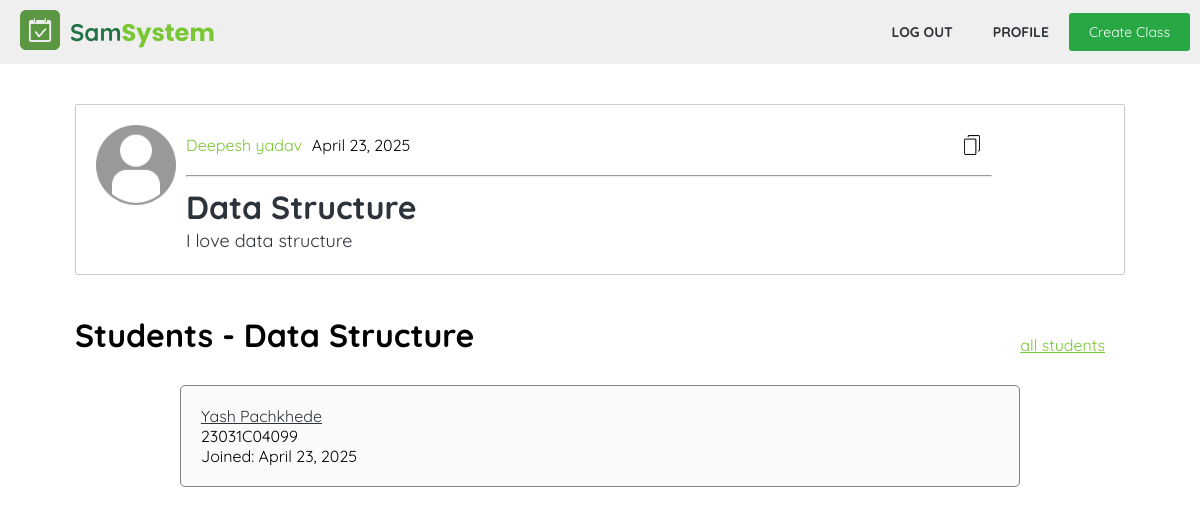
/teacher/class.php?id=3 (signed in), run on an earlier commit of the app's database.
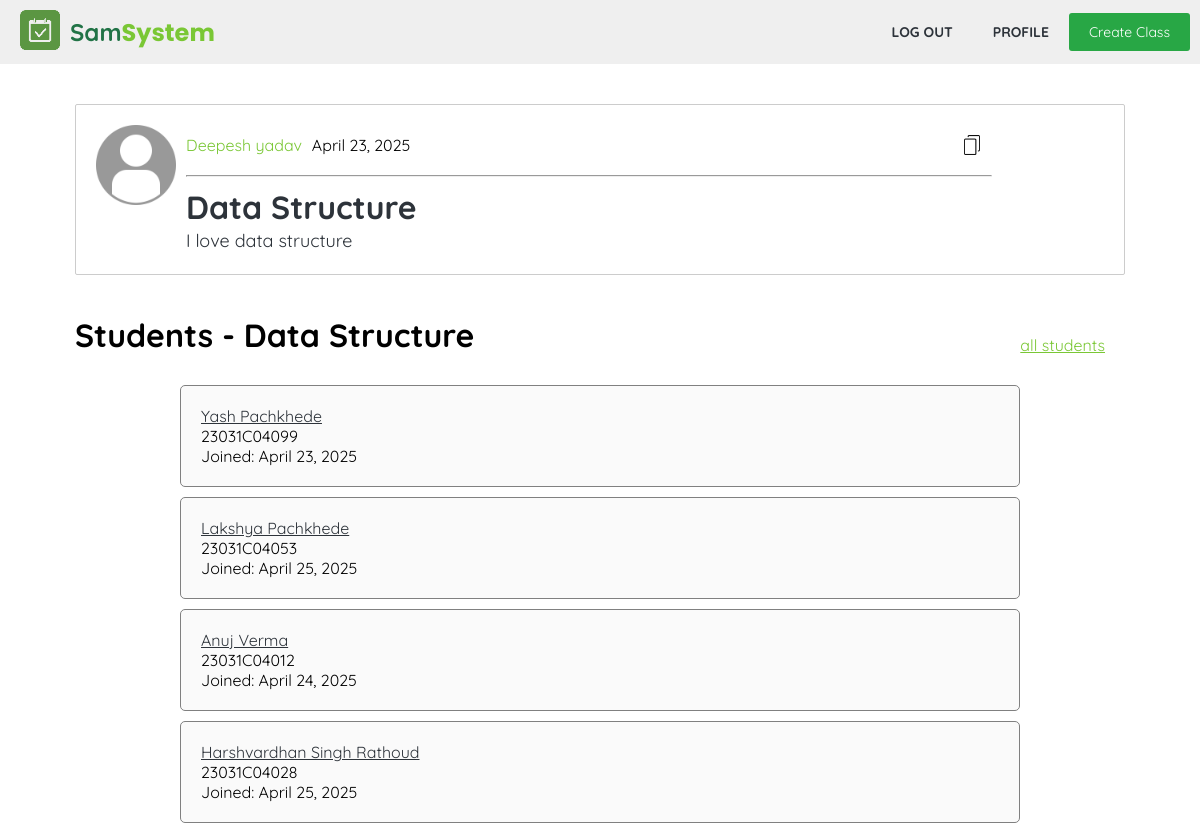
And on a later commit of the database.
### tables this page shows
CREATE TABLE `class` (
  `id` int(11) NOT NULL,
  `name` varchar(100) DEFAULT NULL,
  `description` text DEFAULT NULL,
  `teacher_id` int(11) DEFAULT NULL,
  `date_created` datetime DEFAULT current_timestamp(),
  `branch` int(11) DEFAULT NULL
);

CREATE TABLE `user` (
  `id` int(11) NOT NULL,
  `name` varchar(50) NOT NULL,
  `email` varchar(100) NOT NULL,
  `password` varchar(255) NOT NULL,
  `type` enum('student','teacher','admin') NOT NULL DEFAULT 'student',
  `approved` tinyint(1) NOT NULL DEFAULT 0,
  `date_created` date DEFAULT current_timestamp()
);

CREATE TABLE `attends` (
  `student_id` int(11) NOT NULL,
  `class_id` int(11) NOT NULL,
  `date_joined` datetime DEFAULT current_timestamp()
);

CREATE TABLE `student_profile` (
  `student_id` int(11) NOT NULL,
  `roll_no` varchar(15) NOT NULL,
  `branch` int(11) DEFAULT NULL,
  `bio` varchar(200) DEFAULT NULL
);

### session.php (called while the page is built, shortened)
<?php
function isLoggedInUser($id)
{
	return $_SESSION['user_id'] === $id;
}
?>

### utils.php (called while the page is built, shortened)
<?php
function getRecords($conn, $table, $parameter, $value){
	$stmt = $conn->prepare("SELECT * FROM $table WHERE $parameter = ?");
	$stmt->bind_param('i', $value);
	$stmt->execute();
	$result = $stmt->get_result();
	return $result;
}
function getFormattedDate($str){
	return (new DateTime($str))->format('F j, Y');
}
?>

### teacher/class.php (the view, shortened to what this page needs)
<?php
require '../db/db_connector.php';
require '../session.php';
require '../utils.php';
$class_id = $_GET['id'];
$stmt = $conn->prepare("SELECT name, description, teacher_id, branch, date_created FROM class WHERE id = ?");
$stmt->bind_param("i", $class_id);
$stmt->execute();
$result = $stmt->get_result();
$class_data = $result->fetch_assoc();
$teacher_id =  $class_data['teacher_id'];
$teacher_name = $conn->query("SELECT name from user WHERE id = $teacher_id")->fetch_assoc()['name'];
?>
<!DOCTYPE html>
<html lang="en">
<head>
	<link rel="stylesheet" href="../css/util.css">
	<link rel="stylesheet" href="../css/style.css">
</head>
<body>
	<?php require '..\components\nav_sm.php'; ?>
	<div class="container mt40">
		<div class="class">
			<div class="class-left">
				<img src="/attendence/img/user.jpg" alt="">
			</div>
			<div class="class-right  mw-80">
				<div class="d-f jc-sb  mb10 ai-c">
					<div class="d-f g-10 class-name-date">
						<a class = "link"href="profile.php?id=<?=$teacher_id?>"><?= $teacher_name ?></a>
						<p> <?php echo (new DateTime($class_data["date_created"]))->format('F j, Y'); ?></p>
					</div>
					<?php if ($_SESSION['type'] == "teacher"):?>
						<img src="/attendence/img/copy.png"  class="icon" id="shareBtn">
					<?php else: ?>
						<a class="btn" href="/attendence/student/join_class.php?id=<?=$class_id?>">Join</a>
					<?php endif; ?>
				</div>
				<hr class="">
				<h1 class="text-dark mt10"><?= $class_data["name"] ?></h1>
				<p class="text"><?= $class_data["description"] ?></p>
			</div>
		</div>
		<div class="class-data mt40">
			<?php
			if (isLoggedInUser($teacher_id)){
				$result =getRecords($conn, "attends", "class_id", $class_id);
				if ($result->num_rows > 0){
					echo "<div class='d-fcc jc-sb short-col'><h1 class='mb20'>Students - " . $class_data['name'] . "</h1><a class='link td-u mr20' href='class_students.php?id=$class_id'>all students</a></div>";
				} else {
					echo "<h1 class='mb20'>No students in " . $class_data['name'] . "</h1>";
				}
				$count = 0;
				while (($row = $result->fetch_assoc() ) && $count < 5) {
					$count++;
					$user_id = $row['student_id'];
					$user_data = getRecords($conn, "user", "id", $user_id)->fetch_assoc();
					$user_profile_data = getRecords($conn, "student_profile", "student_id", $user_id)->fetch_assoc();
					echo"<div class='user-row'>
					<div class='user-row-left'>
					<a class='user-row-name td-u' href='/attendence/" . $user_data['type']. "/profile.php?id=". $user_data['id'] . "&action=view'>" . $user_data['name'] . "</a>
					<p>". $user_profile_data['roll_no'] ."</p>
					<p class='user-row-date'>Joined: ".  getFormattedDate($row['date_joined']). " </p>
					</div>
					<div class='user-row-right'>
					</div>
					</div>";
				}
			}
			?>
		</div>
	</div>
</body>
</html>

### components/nav_sm.php (shortened to what this page needs)
<nav class="nav-small nav-student d-fcc  jc-sb">
	<div class="nav-left d-fcc ml10">
		<a href="/attendence"><img src="/attendence/img/logo.png" alt="Logo" class="logo"></a>
		<p><span>Sam</span>System</p>
	</div>
	<div class="nav-right d-fcc mr-10">
		<ul class="nav-links-ul side-bar d-fcc ul-sn" id="side-bar">
			<li><a href="/attendence/auth/logout.php" class="nav-links">log out</a></li>
			<?php
			if ($_SESSION['type'] == "student") {
				echo" <li><a href='/attendence/student/profile.php?id=" . $_SESSION['user_id']. "&action=view' class='nav-links'>profile</a></li>";
			}
			else if ($_SESSION['type'] == "teacher") {
				echo" <li><a href='/attendence/teacher/profile.php?id=" .$_SESSION['user_id']. "&action=view' class='nav-links'>profile</a></li>";
				echo "<li><a href='/attendence/teacher/create_class.php' class='btn'>Create Class</a></li>";
			} else {
			}
			?>
		</ul>
	</div>
</nav>

### css/util.css (style rules this page uses)
:root { --color-primary: #217346; --color-primary-light: #7ac735; --color-accent: #ff9900; --color-background: #fafafa; --color-text-dark: #2d333a; --color-highlight: #FFF9C4; --color-info: #00bcfe; --color-info-dark: #0095c7; --color-light-blue: #eaf4ff; --color-green: #28a745; --color-red: #dc3545; --color-green-dark:#218838; --color-red-dark: #c82333; }
.d-fcc { display: flex; justify-content: center; align-items: center; }
.ul-sn { list-style: none; }
a { text-decoration: none; color:var(--color-text-dark) ; }
.ml10 { margin-left: 10px; }
.mb10 { margin-bottom: 10px !important; }
.mb20 { margin-bottom: 20px !important; }
.mt10 { margin-top: 10px !important; }
.mt40 { margin-top: 40px !important; }
.jc-sb { justify-content: space-between; }
.mr20 { margin-right: 20px !important; }
.btn { padding: 10px 20px; font-weight: normal; background: var(--color-green); border-radius: 3px; color: white; text-align: center; cursor: pointer; transition: all 0.5s ease-out; outline: none; border: none; font-size: 14px; }
.td-u { text-decoration: underline !important; }
.mw-80 { max-width: 80%; }
.text-dark { color: var(--color-text-dark); }
.d-f { display: flex; }
.g-10 { gap: 10px; }
.ai-c { align-items: center; }

### css/style.css (style rules this page uses)
* { margin: 0; padding: 0; font-family: "Quicksand", sans-serif; box-sizing: border-box; }
.link { color: var(--color-primary-light); text-decoration: none; }
.nav-left { gap: 10px; }
.nav-left img { width: 40px; }
.nav-left p { font-size: 1.5rem; font-weight: bold; color: var(--color-primary-light); font-family: "Poppins", sans-serif; }
.nav-left span { color: var(--color-primary); }
.nav-right { font-weight: 700; font-size: 14px; position: relative; }
.nav-links { margin: 0 20px; text-transform: uppercase; transition: color 0.3s ease; }
.user-row { display: flex; justify-content: space-between; align-items: center; width: 80%; background: var(--color-background); padding: 20px; border-radius: 5px; border: 1px solid grey; margin: 10px auto; }
.nav-small { background: #efefef; padding: 10px; width: 100%; }
.container { max-width: 1050px; margin: auto auto; }
.text-dark { color: var(--color-text-dark); font-weight: 700; }
.class { border: 1px solid #ccc; padding: 20px; border-radius: 2px; display: flex; justify-content: start; align-items: center; gap: 10px; }
.text { font-weight: 400; color: #2d333a; line-height: 1.4em; font-size: 18px; line-height: 27px; text-align: unset; }
.class-left { align-self: stretch; }
.class-left img { width: 80px; }
.class-right { display: flex; flex: 1; flex-direction: column; }
.icon { width: 40px; padding: 10px; }

What changed in the data, as far as the page shows it:
added attends: student.name "Lakshya Pachkhede", student_profile.roll_no "23031C04053", date_joined "April 25, 2025"
added attends: student.name "Anuj Verma", student_profile.roll_no "23031C04012", date_joined "April 24, 2025"
added attends: student.name "Harshvardhan Singh Rathoud", student_profile.roll_no "23031C04028", date_joined "April 25, 2025"
